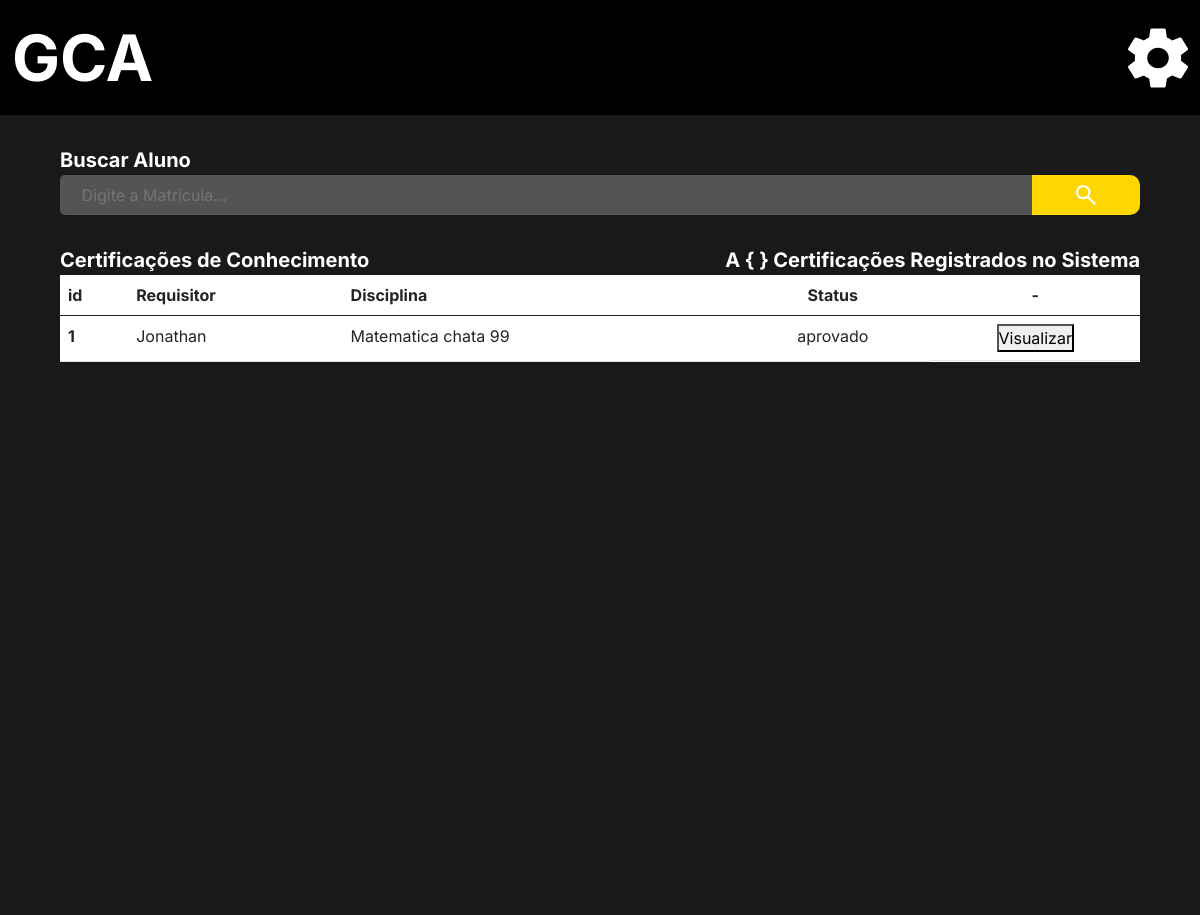
The page /Coordenador/lista_certificacao/ (signed in) on the database its author committed.
### Aluno/models.py (models this page shows)
class Certificação_de_conhecimento (models.Model):
    STATUS = (
        ("aprovado", "Aprovado"),
        ("reprovado", "Reprovado"),
        ("aguardo", "Aguardo")
    )
    disciplina =  models.ForeignKey('administrador.Disciplina', on_delete=models.CASCADE)
    status_requisição = models.CharField(("Status"), choices=STATUS, blank=False, null=False, max_length=20,  default='reprovado')
    nota = models.FloatField(("Nota"), blank=True, null=True, default=0)
    requisitor =  models.ForeignKey(User, verbose_name=("Requisitor"), on_delete=models.CASCADE, blank=False, null=False)
    verbose_name = 'Certificação de conhecimento'
    verbose_name_plural = 'Certificações de conhecimento'
    class Meta:
      db_table = 'Aluno_certificação_de_conhecimento'
      unique_together = (('requisitor', 'disciplina'),)
    def __str__(self):
        return self.disciplina.nome +' '+ self.requisitor.username

### Users/models.py (models this page shows)
class CustomUser(AbstractUser):
    image = models.ImageField(upload_to='Media', blank=True, null=False, default='Media/no_image_dafaut.jpg')
    matricula = models.CharField("Matricula", max_length=150, unique=True)
    username = models.CharField(("Nome"), max_length=50, unique=False, primary_key=None)
    email = models.EmailField("E-mail", unique=True)
    cpf = models.CharField("CPF", max_length=14, unique=True)
    phone = models.CharField("Telefone", max_length=15, blank=True, null=True)
    data_de_nascimento = models.DateField('Data de Nascimento', blank=True, null=True)
    curso_relacao = models.ForeignKey("administrador.Curso", verbose_name=("Curso"), blank=True, null=True,on_delete=models.SET_NULL)
    disciplina_relacao = models.ManyToManyField("administrador.Disciplina", verbose_name=("Disciplina"), blank=True)
    is_staff = models.BooleanField('Membro da equipe', default=True)
    USERNAME_FIELD = 'matricula'
    REQUIRED_FIELDS = ['username' , 'email' ,'cpf', 'phone']
    def __str__(self):
        return self.username
    objects = UserManager()

### administrador/models.py (models this page shows)
class Disciplina (models.Model):
    OPTATIVA = (
        ("S", "Sim"),
        ("N", "Não"),
    )
    nome = models.CharField(("Nome da Disciplina"), max_length=150, null=False)
    perido = models.IntegerField(("Periodo da disciplina"))
    carga_horaria = models.IntegerField(("Carga Horaria"))
    optativa = models.CharField(("Opitativa"), choices=OPTATIVA, blank=False, null=False,max_length=20)
    dependencia = models.ManyToManyField("self", verbose_name=("Dependencias"), blank=True, default='Sem Dependencia')
    verbose_name = 'Disciplina'
    verbose_name_plural = 'Disciplinas'
    def __str__(self):
        return self.nome +' '+ str(self.perido)

### coordenador/views.py (the view)
# urls.py: path('lista_certificacao/', lista_certificacao, name='certificacao_list'),
def lista_certificacao (request):
    professor = User.objects.get(id=request.user.id)
    professor_curso_name = professor.curso_relacao
    professor_curso_disciplinas = professor.curso_relacao.disciplina.all()
    requisicoes_de_certificacao = Certificação_de_conhecimento.objects.all()
    print('coordenador de', professor_curso_name)
    lista_de_disciplinas_curso = set()
    aluno = []
    aluno_do_curso = set()
    aluno_do_disciplina = set()
    for dados in requisicoes_de_certificacao:
        print(dados, dados.disciplina.id,  dados.requisitor, '<<')
        if professor_curso_name == dados.requisitor.curso_relacao:
            print(dados, dados.disciplina.id,  dados.requisitor,  dados.requisitor.disciplina_relacao, '<<' 'acho')
            aluno_do_curso.add(dados.requisitor)
    for disciplnas in professor_curso_disciplinas.all():
        print(disciplnas, disciplnas.id, '<')
        lista_de_disciplinas_curso.add(disciplnas.id)
    for dados in aluno_do_curso:
        print(dados, ',,,,,')
    requisicoes_de_certificacao = Certificação_de_conhecimento.objects.filter (Q(requisitor__in = aluno_do_curso))
    return  render(request, 'requisicoes_certificação_lista.html', {'certificacao': requisicoes_de_certificacao})

### administrador/models.py (called while the page is built)
    def __str__(self):
        return self.nome +' ('+ str(self.ano.year) +')'

### coordenador/templates/requisicoes_certificação_lista.html (shortened to what this page needs)
{% extends 'base.html' %}
{% load static %}
{% block import_title_css %}
    <link rel="stylesheet" href="{% static 'css/lista_aproveitamento.css' %}">
{% endblock %}
{% block main %}
<div class="main">
    <div class="search_box">
        <form action=""  method="post">
            <div>
                <label for="search_box">Buscar Aluno</label>
            </div>
            <div class="search_bar">
                <input type="text" id="search_box" name="search_box" placeholder="Digite a Matricula...">
                <button class="enviar_botao" type="submit">
                    <img class="lupa" src="{% static 'icons/search_thing.svg' %}" alt="">
                </button>
            </div>
        </form>
    </div>
    <div class="center">
        <div class="two_lables">
            <div>
                <p class="label_title">Certificações de Conhecimento</p>
                <p class="label_title">A { } Certificações Registrados no Sistema</p>
            </div>
        </div>
    </div>
    <div class="center_2">
        <div class="list">
            <table class="table" >
                <thead>
                  <tr>
                    <th scope="col">id</th>
                    <th scope="col">Requisitor</th>
                    <th scope="col">Disciplina</th>
                    <th class="top_side_fourth" scope="col">Status</th>
                    <th class="top_side_fifth" scope="col">-</th>
                  </tr>
                </thead>
                <tbody>
                    {% for dados in certificacao %}
                        <tr>
                            <th scope="row"> {{dados.id}} </th>
                            <td>{{dados.requisitor}}</td>
                            <td>{{dados.disciplina}}</td>
                            <td class="center_tabl_">{{dados.status_requisição}}</td>
                            <td class="center_table">
                                <a href="{% url 'certificacao' dados.id %}">
                                    <button>
                                        Visualizar
                                    </button>
                                </a>
                            </td>
                        </tr>
                    {% endfor %}
                </tbody>
              </table>
        </div>
    </div>
</div>
{% endblock %}

### static/css/base.css (style rules this page uses)
* { margin: 0%; padding: 0%; border: 0%; font-family: inter; text-decoration: none; }
a { text-decoration: none; }

### static/css/modal_menu.css (style rules this page uses)
p { margin-bottom: 0px !important; }

### coordenador/static/css/lista_aproveitamento.css (style rules this page uses)
.main { background-color: #191919; min-height: 100vh; max-height: calc(max-content + 100px); border: none; }
form { padding-top: 30px; display: flex; flex-direction: column; justify-content: center; align-items: center; }
.search_bar { display: flex; justify-content: left; }
#search_box { border: none; border-radius: 5px 0px 0px 5px; }
.search_box div { width: 90%; }
.search_bar input { width: 90%; padding-left: 2%; background-color: #545454; color: #9B9B9B; outline: none; }
form div label { font-size: 20px; color: white; font-weight: bold; }
.lupa { z-index: 0; background-color: #FFD700; padding: 5px 15px 5px 15px; border-radius: 0px 10px 10px 0px; cursor: pointer; width: 126px; height: 30px; }
.enviar_botao { width: 10%; background-color: #FFD700; padding: 5px 15px 5px 15px; border-radius: 0px 10px 10px 0px; border: none; cursor: pointer; display: flex; align-content: center; overflow: hidden; justify-content: center; }
.center { padding-top: 30px; display: flex; flex-direction: column; justify-content: center; align-items: center; }
.two_lables { width: 90%; }
.two_lables div { display: flex; justify-content: space-between; }
.two_lables p { text-align: center; color: white; font-size: 20px; font-weight: bold; }
.center_2 { padding-left: 5%; padding-Right: 5%; padding-bottom: 5%; }
.table { width: 100%; background-color: white; }
.top_side_fifth, .top_side_fourth { text-align: center; }
.center_table { display: flex; justify-content: center; flex-direction: row; text-align: center; }
.center_tabl_ { text-align: center; }

### rows shown on the page
Certificação_de_conhecimento: id "1", requisitor "Jonathan", disciplina "Matematica chata 99", status_requisição "aprovado"
